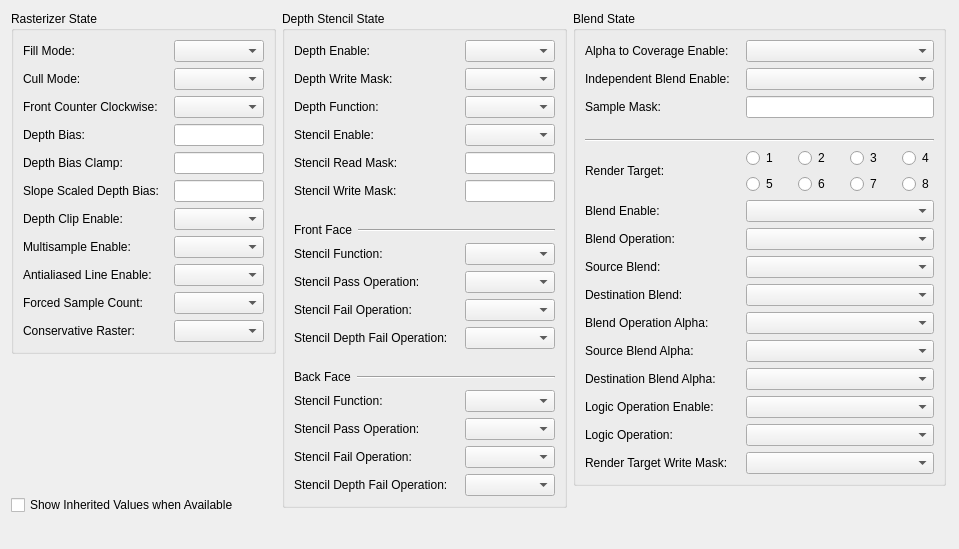
 <widget class="QWidget" name="GraphicsState_Dlg2">
  <property name="geometry">
   <rect>
    <x>0</x>
    <y>0</y>
    <width>959</width>
    <height>549</height>
   </rect>
  </property>
  <property name="windowTitle">
   <string>Form</string>
  </property>
  <layout class="QGridLayout" name="gridLayout_6">
   <item row="0" column="0">
    <layout class="QHBoxLayout" name="horizontalLayout_2">
     <item>
      <layout class="QVBoxLayout" name="verticalLayout">
       <property name="spacing">
        <number>15</number>
       </property>
       <item>
        <widget class="QGroupBox" name="groupBox">
         <property name="title">
          <string>Rasterizer State</string>
         </property>
         <layout class="QGridLayout" name="gridLayout">
          <item row="0" column="0">
           <widget class="QLabel" name="label_fillMode">
            <property name="minimumSize">
             <size>
              <width>145</width>
              <height>0</height>
             </size>
            </property>
            <property name="text">
             <string>Fill Mode:</string>
            </property>
           </widget>
          </item>
          <item row="0" column="1">
           <widget class="QComboBox" name="comboBox_fillMode"/>
          </item>
          <item row="1" column="0">
           <widget class="QLabel" name="label_cullMode">
            <property name="text">
             <string>Cull Mode:</string>
            </property>
           </widget>
          </item>
          <item row="1" column="1">
           <widget class="QComboBox" name="comboBox_cullMode"/>
          </item>
          <item row="2" column="0">
           <widget class="QLabel" name="label_frontCounterClockwise">
            <property name="font">
             <font>
              <weight>50</weight>
              <bold>false</bold>
             </font>
            </property>
            <property name="text">
             <string>Front Counter Clockwise:</string>
            </property>
           </widget>
          </item>
          <item row="2" column="1">
           <widget class="QComboBox" name="comboBox_frontCounterClockwise"/>
          </item>
          <item row="3" column="0">
           <widget class="QLabel" name="label_depthBias">
            <property name="text">
             <string>Depth Bias:</string>
            </property>
           </widget>
          </item>
          <item row="4" column="0">
           <widget class="QLabel" name="label_depthBiasClamp">
            <property name="text">
             <string>Depth Bias Clamp:</string>
            </property>
           </widget>
          </item>
          <item row="5" column="0">
           <widget class="QLabel" name="label_slopeScaledDepthBias">
            <property name="text">
             <string>Slope Scaled Depth Bias:</string>
            </property>
           </widget>
          </item>
          <item row="6" column="0">
           <widget class="QLabel" name="label_depthClipEnable">
            <property name="text">
             <string>Depth Clip Enable:</string>
            </property>
           </widget>
          </item>
          <item row="6" column="1">
           <widget class="QComboBox" name="comboBox_depthClipEnable"/>
          </item>
          <item row="7" column="0">
           <widget class="QLabel" name="label_multisampleEnable">
            <property name="text">
             <string>Multisample Enable:</string>
            </property>
           </widget>
          </item>
          <item row="7" column="1">
           <widget class="QComboBox" name="comboBox_multisampleEnable"/>
          </item>
          <item row="8" column="0">
           <widget class="QLabel" name="label_antialiasedLineEnable">
            <property name="text">
             <string>Antialiased Line Enable:</string>
            </property>
           </widget>
          </item>
          <item row="8" column="1">
           <widget class="QComboBox" name="comboBox_antialiasedLineEnable"/>
          </item>
          <item row="9" column="0">
           <widget class="QLabel" name="label_forcedSampleCount">
            <property name="text">
             <string>Forced Sample Count:</string>
            </property>
           </widget>
          </item>
          <item row="9" column="1">
           <widget class="QComboBox" name="comboBox_forcedSampleCount"/>
          </item>
          <item row="10" column="0">
           <widget class="QLabel" name="label_conservativeRaster">
            <property name="text">
             <string>Conservative Raster:</string>
            </property>
           </widget>
          </item>
          <item row="10" column="1">
           <widget class="QComboBox" name="comboBox_conservativeRaster"/>
          </item>
          <item row="3" column="1">
           <widget class="QLineEdit" name="lineEdit_depthBias">
            <property name="alignment">
             <set>Qt::AlignRight|Qt::AlignTrailing|Qt::AlignVCenter</set>
            </property>
           </widget>
          </item>
          <item row="4" column="1">
           <widget class="QLineEdit" name="lineEdit_depthBiasClamp">
            <property name="alignment">
             <set>Qt::AlignRight|Qt::AlignTrailing|Qt::AlignVCenter</set>
            </property>
           </widget>
          </item>
          <item row="5" column="1">
           <widget class="QLineEdit" name="lineEdit_slopeScaledDepthBias">
            <property name="alignment">
             <set>Qt::AlignRight|Qt::AlignTrailing|Qt::AlignVCenter</set>
            </property>
            <property name="clearButtonEnabled">
             <bool>false</bool>
            </property>
           </widget>
          </item>
         </layout>
        </widget>
       </item>
       <item>
        <spacer name="verticalSpacer_2">
         <property name="orientation">
          <enum>Qt::Vertical</enum>
         </property>
         <property name="sizeHint" stdset="0">
          <size>
           <width>20</width>
           <height>40</height>
          </size>
         </property>
        </spacer>
       </item>
       <item>
        <widget class="QCheckBox" name="checkBox_showInherited">
         <property name="text">
          <string>Show Inherited Values when Available</string>
         </property>
        </widget>
       </item>
      </layout>
     </item>
     <item>
      <layout class="QVBoxLayout" name="verticalLayout_3">
       <item>
        <widget class="QGroupBox" name="groupBox_2">
         <property name="title">
          <string>Depth Stencil State</string>
         </property>
         <layout class="QGridLayout" name="gridLayout_2">
          <item row="0" column="0">
           <widget class="QLabel" name="label_depthEnable">
            <property name="minimumSize">
             <size>
              <width>165</width>
              <height>0</height>
             </size>
            </property>
            <property name="text">
             <string>Depth Enable:</string>
            </property>
           </widget>
          </item>
          <item row="0" column="1">
           <widget class="QComboBox" name="comboBox_depthEnable"/>
          </item>
          <item row="1" column="0">
           <widget class="QLabel" name="label_depthWriteMask">
            <property name="text">
             <string>Depth Write Mask:</string>
            </property>
           </widget>
          </item>
          <item row="1" column="1">
           <widget class="QComboBox" name="comboBox_depthWriteMask"/>
          </item>
          <item row="2" column="0">
           <widget class="QLabel" name="label_depthComparisonFunc">
            <property name="text">
             <string>Depth Function:</string>
            </property>
           </widget>
          </item>
          <item row="2" column="1">
           <widget class="QComboBox" name="comboBox_depthComparisonFunction"/>
          </item>
          <item row="3" column="0">
           <widget class="QLabel" name="label_stencilEnable">
            <property name="text">
             <string>Stencil Enable:</string>
            </property>
           </widget>
          </item>
          <item row="3" column="1">
           <widget class="QComboBox" name="comboBox_stencilEnable"/>
          </item>
          <item row="4" column="0">
           <widget class="QLabel" name="label_stencilReadMask">
            <property name="text">
             <string>Stencil Read Mask:</string>
            </property>
           </widget>
          </item>
          <item row="4" column="1">
           <widget class="QLineEdit" name="lineEdit_stencilReadMask">
            <property name="alignment">
             <set>Qt::AlignRight|Qt::AlignTrailing|Qt::AlignVCenter</set>
            </property>
           </widget>
          </item>
          <item row="5" column="0">
           <widget class="QLabel" name="label_stencilWriteMask">
            <property name="text">
             <string>Stencil Write Mask:</string>
            </property>
           </widget>
          </item>
          <item row="5" column="1">
           <widget class="QLineEdit" name="lineEdit_stencilWriteMask">
            <property name="alignment">
             <set>Qt::AlignRight|Qt::AlignTrailing|Qt::AlignVCenter</set>
            </property>
           </widget>
          </item>
          <item row="6" column="0" colspan="2">
           <layout class="QHBoxLayout" name="horizontalLayout">
            <property name="topMargin">
             <number>15</number>
            </property>
            <item>
             <widget class="QLabel" name="label_18">
              <property name="sizePolicy">
               <sizepolicy hsizetype="Minimum" vsizetype="Preferred">
                <horstretch>0</horstretch>
                <verstretch>0</verstretch>
               </sizepolicy>
              </property>
              <property name="text">
               <string>Front Face</string>
              </property>
              <property name="alignment">
               <set>Qt::AlignLeading|Qt::AlignLeft|Qt::AlignVCenter</set>
              </property>
             </widget>
            </item>
            <item>
             <widget class="Line" name="line_2">
              <property name="sizePolicy">
               <sizepolicy hsizetype="Expanding" vsizetype="Preferred">
                <horstretch>0</horstretch>
                <verstretch>0</verstretch>
               </sizepolicy>
              </property>
              <property name="orientation">
               <enum>Qt::Horizontal</enum>
              </property>
             </widget>
            </item>
           </layout>
          </item>
          <item row="7" column="0">
           <widget class="QLabel" name="label_ff_stencilFunc">
            <property name="text">
             <string>Stencil Function:</string>
            </property>
           </widget>
          </item>
          <item row="7" column="1">
           <widget class="QComboBox" name="comboBox_ff_stencilFunction"/>
          </item>
          <item row="8" column="0">
           <widget class="QLabel" name="label_ff_stencilPassOp">
            <property name="text">
             <string>Stencil Pass Operation:</string>
            </property>
           </widget>
          </item>
          <item row="8" column="1">
           <widget class="QComboBox" name="comboBox_ff_stencilPassOp"/>
          </item>
          <item row="9" column="0">
           <widget class="QLabel" name="label_ff_stencilFailOp">
            <property name="text">
             <string>Stencil Fail Operation:</string>
            </property>
           </widget>
          </item>
          <item row="9" column="1">
           <widget class="QComboBox" name="comboBox_ff_stencilFailOp"/>
          </item>
          <item row="10" column="0">
           <widget class="QLabel" name="label_ff_depthFailOp">
            <property name="font">
             <font>
              <weight>50</weight>
              <bold>false</bold>
             </font>
            </property>
            <property name="text">
             <string>Stencil Depth Fail Operation:</string>
            </property>
           </widget>
          </item>
          <item row="10" column="1">
           <widget class="QComboBox" name="comboBox_ff_stencilDepthFailOp"/>
          </item>
          <item row="11" column="0" colspan="2">
           <layout class="QHBoxLayout" name="horizontalLayout_3">
            <property name="topMargin">
             <number>15</number>
            </property>
            <item>
             <widget class="QLabel" name="label_19">
              <property name="sizePolicy">
               <sizepolicy hsizetype="Minimum" vsizetype="Minimum">
                <horstretch>0</horstretch>
                <verstretch>0</verstretch>
               </sizepolicy>
              </property>
              <property name="text">
               <string>Back Face</string>
              </property>
             </widget>
            </item>
            <item>
             <widget class="Line" name="line_3">
              <property name="sizePolicy">
               <sizepolicy hsizetype="Expanding" vsizetype="Minimum">
                <horstretch>0</horstretch>
                <verstretch>0</verstretch>
               </sizepolicy>
              </property>
              <property name="orientation">
               <enum>Qt::Horizontal</enum>
              </property>
             </widget>
            </item>
           </layout>
          </item>
          <item row="12" column="0">
           <widget class="QLabel" name="label_bf_stencilFunc">
            <property name="text">
             <string>Stencil Function:</string>
            </property>
           </widget>
          </item>
          <item row="12" column="1">
           <widget class="QComboBox" name="comboBox_bf_stencilFunction"/>
          </item>
          <item row="13" column="0">
           <widget class="QLabel" name="label_bf_stencilPassOp">
            <property name="text">
             <string>Stencil Pass Operation:</string>
            </property>
           </widget>
          </item>
          <item row="13" column="1">
           <widget class="QComboBox" name="comboBox_bf_stencilPassOp"/>
          </item>
          <item row="14" column="0">
           <widget class="QLabel" name="label_bf_stencilFailOp">
            <property name="text">
             <string>Stencil Fail Operation:</string>
            </property>
           </widget>
          </item>
          <item row="14" column="1">
           <widget class="QComboBox" name="comboBox_bf_stencilFailOp"/>
          </item>
          <item row="15" column="0">
           <widget class="QLabel" name="label_bf_stencilDepthFailOp">
            <property name="text">
             <string>Stencil Depth Fail Operation:</string>
            </property>
           </widget>
          </item>
          <item row="15" column="1">
           <widget class="QComboBox" name="comboBox_bf_stencilDepthFailOp"/>
          </item>
         </layout>
        </widget>
       </item>
       <item>
        <spacer name="verticalSpacer_5">
         <property name="orientation">
          <enum>Qt::Vertical</enum>
         </property>
         <property name="sizeType">
          <enum>QSizePolicy::Expanding</enum>
         </property>
         <property name="sizeHint" stdset="0">
          <size>
           <width>20</width>
           <height>0</height>
          </size>
         </property>
        </spacer>
       </item>
      </layout>
     </item>
     <item>
      <layout class="QVBoxLayout" name="verticalLayout_2">
       <item>
        <widget class="QGroupBox" name="groupBox_3">
         <property name="title">
          <string>Blend State</string>
         </property>
         <layout class="QGridLayout" name="gridLayout_4">
          <item row="9" column="0">
           <widget class="QLabel" name="label_blendOp">
            <property name="text">
             <string>Blend Operation:</string>
            </property>
           </widget>
          </item>
          <item row="18" column="0">
           <widget class="QLabel" name="label_logicOpEnable">
            <property name="text">
             <string>Logic Operation Enable:</string>
            </property>
           </widget>
          </item>
          <item row="18" column="1">
           <widget class="QComboBox" name="comboBox_logicOpEnable"/>
          </item>
          <item row="9" column="1">
           <widget class="QComboBox" name="comboBox_blendOp"/>
          </item>
          <item row="7" column="0">
           <widget class="QLabel" name="label_blendEnable">
            <property name="text">
             <string>Blend Enable:</string>
            </property>
           </widget>
          </item>
          <item row="1" column="0">
           <widget class="QLabel" name="label_atocEnable">
            <property name="minimumSize">
             <size>
              <width>155</width>
              <height>0</height>
             </size>
            </property>
            <property name="font">
             <font>
              <weight>50</weight>
              <bold>false</bold>
             </font>
            </property>
            <property name="text">
             <string>Alpha to Coverage Enable:</string>
            </property>
           </widget>
          </item>
          <item row="11" column="0">
           <widget class="QLabel" name="label_destBlend">
            <property name="text">
             <string>Destination Blend:</string>
            </property>
           </widget>
          </item>
          <item row="20" column="0">
           <widget class="QLabel" name="label_renderTargetWriteMask">
            <property name="text">
             <string>Render Target Write Mask:</string>
            </property>
           </widget>
          </item>
          <item row="1" column="1">
           <widget class="QComboBox" name="comboBox_atocEnable"/>
          </item>
          <item row="2" column="1">
           <widget class="QComboBox" name="comboBox_independentBlendEnable"/>
          </item>
          <item row="7" column="1">
           <widget class="QComboBox" name="comboBox_blendEnable"/>
          </item>
          <item row="14" column="1">
           <widget class="QComboBox" name="comboBox_srcBlendAlpha"/>
          </item>
          <item row="20" column="1">
           <widget class="QComboBox" name="comboBox_renderTargetWriteMask"/>
          </item>
          <item row="5" column="0" colspan="2">
           <widget class="Line" name="line">
            <property name="minimumSize">
             <size>
              <width>0</width>
              <height>0</height>
             </size>
            </property>
            <property name="orientation">
             <enum>Qt::Horizontal</enum>
            </property>
           </widget>
          </item>
          <item row="10" column="0">
           <widget class="QLabel" name="label_srcBlend">
            <property name="text">
             <string>Source Blend:</string>
            </property>
           </widget>
          </item>
          <item row="11" column="1">
           <widget class="QComboBox" name="comboBox_destBlend"/>
          </item>
          <item row="15" column="0">
           <widget class="QLabel" name="label_destBlendAlpha">
            <property name="text">
             <string>Destination Blend Alpha:</string>
            </property>
           </widget>
          </item>
          <item row="10" column="1">
           <widget class="QComboBox" name="comboBox_sourceBlend"/>
          </item>
          <item row="14" column="0">
           <widget class="QLabel" name="label_srcBlendAlpha">
            <property name="text">
             <string>Source Blend Alpha:</string>
            </property>
           </widget>
          </item>
          <item row="15" column="1">
           <widget class="QComboBox" name="comboBox_destBlendAlpha"/>
          </item>
          <item row="2" column="0">
           <widget class="QLabel" name="label_independentBlendEnable">
            <property name="text">
             <string>Independent Blend Enable:</string>
            </property>
           </widget>
          </item>
          <item row="3" column="0">
           <widget class="QLabel" name="label_sampleMask">
            <property name="text">
             <string>Sample Mask:</string>
            </property>
           </widget>
          </item>
          <item row="6" column="0">
           <widget class="QLabel" name="label_renderTarget">
            <property name="text">
             <string>Render Target:</string>
            </property>
           </widget>
          </item>
          <item row="6" column="1">
           <layout class="QGridLayout" name="gridLayout_3">
            <property name="topMargin">
             <number>0</number>
            </property>
            <property name="rightMargin">
             <number>0</number>
            </property>
            <property name="horizontalSpacing">
             <number>20</number>
            </property>
            <item row="0" column="0">
             <widget class="QRadioButton" name="radioButton_rt1">
              <property name="minimumSize">
               <size>
                <width>30</width>
                <height>0</height>
               </size>
              </property>
              <property name="text">
               <string>1</string>
              </property>
              <attribute name="buttonGroup">
               <string notr="true">buttonGroup_rt</string>
              </attribute>
             </widget>
            </item>
            <item row="0" column="1">
             <widget class="QRadioButton" name="radioButton_rt2">
              <property name="minimumSize">
               <size>
                <width>30</width>
                <height>0</height>
               </size>
              </property>
              <property name="text">
               <string>2</string>
              </property>
              <attribute name="buttonGroup">
               <string notr="true">buttonGroup_rt</string>
              </attribute>
             </widget>
            </item>
            <item row="0" column="2">
             <widget class="QRadioButton" name="radioButton_rt3">
              <property name="minimumSize">
               <size>
                <width>30</width>
                <height>0</height>
               </size>
              </property>
              <property name="text">
               <string>3</string>
              </property>
              <attribute name="buttonGroup">
               <string notr="true">buttonGroup_rt</string>
              </attribute>
             </widget>
            </item>
            <item row="0" column="3">
             <widget class="QRadioButton" name="radioButton_rt4">
              <property name="minimumSize">
               <size>
                <width>30</width>
                <height>0</height>
               </size>
              </property>
              <property name="text">
               <string>4</string>
              </property>
              <attribute name="buttonGroup">
               <string notr="true">buttonGroup_rt</string>
              </attribute>
             </widget>
            </item>
            <item row="1" column="0">
             <widget class="QRadioButton" name="radioButton_rt5">
              <property name="text">
               <string>5</string>
              </property>
              <attribute name="buttonGroup">
               <string notr="true">buttonGroup_rt</string>
              </attribute>
             </widget>
            </item>
            <item row="1" column="1">
             <widget class="QRadioButton" name="radioButton_rt6">
              <property name="text">
               <string>6</string>
              </property>
              <attribute name="buttonGroup">
               <string notr="true">buttonGroup_rt</string>
              </attribute>
             </widget>
            </item>
            <item row="1" column="2">
             <widget class="QRadioButton" name="radioButton_rt7">
              <property name="text">
               <string>7</string>
              </property>
              <attribute name="buttonGroup">
               <string notr="true">buttonGroup_rt</string>
              </attribute>
             </widget>
            </item>
            <item row="1" column="3">
             <widget class="QRadioButton" name="radioButton_rt8">
              <property name="text">
               <string>8</string>
              </property>
              <attribute name="buttonGroup">
               <string notr="true">buttonGroup_rt</string>
              </attribute>
             </widget>
            </item>
           </layout>
          </item>
          <item row="19" column="0">
           <widget class="QLabel" name="label_logicOp">
            <property name="text">
             <string>Logic Operation:</string>
            </property>
           </widget>
          </item>
          <item row="3" column="1">
           <widget class="QLineEdit" name="lineEdit_sampleMask">
            <property name="alignment">
             <set>Qt::AlignRight|Qt::AlignTrailing|Qt::AlignVCenter</set>
            </property>
           </widget>
          </item>
          <item row="19" column="1">
           <widget class="QComboBox" name="comboBox_logicOp"/>
          </item>
          <item row="4" column="1">
           <spacer name="verticalSpacer_4">
            <property name="orientation">
             <enum>Qt::Vertical</enum>
            </property>
            <property name="sizeType">
             <enum>QSizePolicy::Minimum</enum>
            </property>
            <property name="sizeHint" stdset="0">
             <size>
              <width>20</width>
              <height>15</height>
             </size>
            </property>
           </spacer>
          </item>
          <item row="13" column="0">
           <widget class="QLabel" name="label_blendOpAlpha">
            <property name="text">
             <string>Blend Operation Alpha:</string>
            </property>
           </widget>
          </item>
          <item row="13" column="1">
           <widget class="QComboBox" name="comboBox_blendOpAlpha"/>
          </item>
         </layout>
        </widget>
       </item>
       <item>
        <spacer name="verticalSpacer_3">
         <property name="orientation">
          <enum>Qt::Vertical</enum>
         </property>
         <property name="sizeHint" stdset="0">
          <size>
           <width>20</width>
           <height>40</height>
          </size>
         </property>
        </spacer>
       </item>
      </layout>
     </item>
    </layout>
   </item>
   <item row="0" column="1">
    <spacer name="horizontalSpacer">
     <property name="orientation">
      <enum>Qt::Horizontal</enum>
     </property>
     <property name="sizeHint" stdset="0">
      <size>
       <width>37</width>
       <height>20</height>
      </size>
     </property>
    </spacer>
   </item>
   <item row="1" column="0">
    <spacer name="verticalSpacer">
     <property name="orientation">
      <enum>Qt::Vertical</enum>
     </property>
     <property name="sizeHint" stdset="0">
      <size>
       <width>20</width>
       <height>33</height>
      </size>
     </property>
    </spacer>
   </item>
  </layout>
 </widget>
